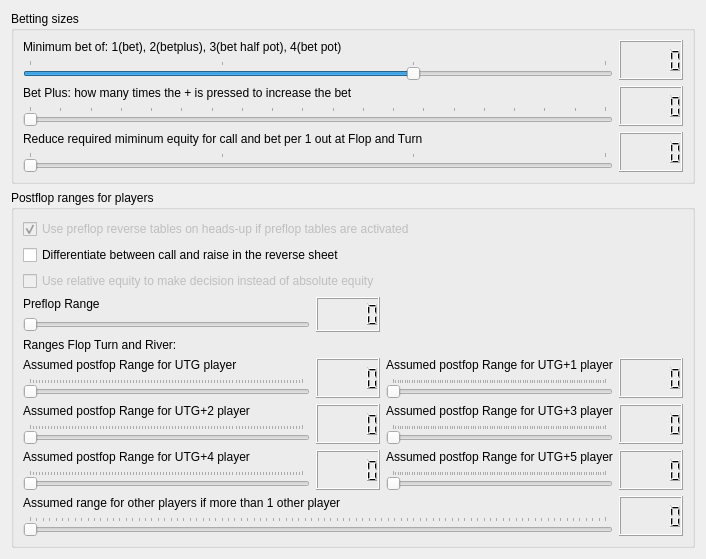
     <widget class="QWidget" name="tab_3">
      <attribute name="title">
       <string>Betting and Ranges</string>
      </attribute>
      <layout class="QGridLayout" name="gridLayout_15">
       <item row="0" column="0">
        <widget class="QGroupBox" name="groupBox_14">
         <property name="title">
          <string>Betting sizes</string>
         </property>
         <layout class="QGridLayout" name="gridLayout_11">
          <item row="1" column="0">
           <layout class="QHBoxLayout" name="horizontalLayout_5">
            <item>
             <layout class="QVBoxLayout" name="verticalLayout_14">
              <item>
               <widget class="QLabel" name="label_20">
                <property name="text">
                 <string>Bet Plus: how many times the + is pressed to increase the bet</string>
                </property>
               </widget>
              </item>
              <item>
               <widget class="QSlider" name="BetPlusInc">
                <property name="mouseTracking">
                 <bool>false</bool>
                </property>
                <property name="toolTip">
                 <string>&lt;html&gt;&lt;head/&gt;&lt;body&gt;&lt;p&gt;When the bot decides a simple press on the bet button is not enough, it can do a 'betPlus'. That means it will shift the slider to the right with x clicks and then only press the bet button. Here you can adjust how many times it should click to slide the slider to the right to increase the bet size.&lt;/p&gt;&lt;/body&gt;&lt;/html&gt;</string>
                </property>
                <property name="minimum">
                 <number>1</number>
                </property>
                <property name="maximum">
                 <number>20</number>
                </property>
                <property name="pageStep">
                 <number>1</number>
                </property>
                <property name="orientation">
                 <enum>Qt::Horizontal</enum>
                </property>
                <property name="tickPosition">
                 <enum>QSlider::TicksAbove</enum>
                </property>
               </widget>
              </item>
             </layout>
            </item>
            <item>
             <widget class="QLCDNumber" name="lcdNumber_56"/>
            </item>
           </layout>
          </item>
          <item row="2" column="0">
           <layout class="QHBoxLayout" name="horizontalLayout_7">
            <item>
             <layout class="QVBoxLayout" name="verticalLayout_16">
              <item>
               <widget class="QLabel" name="label_24">
                <property name="text">
                 <string>Reduce required miminum equity for call and bet per 1 out at Flop and Turn</string>
                </property>
               </widget>
              </item>
              <item>
               <widget class="QSlider" name="out_multiplier">
                <property name="mouseTracking">
                 <bool>false</bool>
                </property>
                <property name="toolTip">
                 <string>&lt;html&gt;&lt;head/&gt;&lt;body&gt;&lt;p&gt;When the bot decides a simple press on the bet button is not enough, it can do a 'betPlus'. That means it will shift the slider to the right with x clicks and then only press the bet button. Here you can adjust how many times it should click to slide the slider to the right to increase the bet size.&lt;/p&gt;&lt;/body&gt;&lt;/html&gt;</string>
                </property>
                <property name="minimum">
                 <number>0</number>
                </property>
                <property name="maximum">
                 <number>3</number>
                </property>
                <property name="pageStep">
                 <number>1</number>
                </property>
                <property name="orientation">
                 <enum>Qt::Horizontal</enum>
                </property>
                <property name="tickPosition">
                 <enum>QSlider::TicksAbove</enum>
                </property>
               </widget>
              </item>
             </layout>
            </item>
            <item>
             <widget class="QLCDNumber" name="lcdNumber_69"/>
            </item>
           </layout>
          </item>
          <item row="0" column="0">
           <layout class="QHBoxLayout" name="horizontalLayout_19">
            <item>
             <layout class="QVBoxLayout" name="verticalLayout_52">
              <item>
               <widget class="QLabel" name="label_21">
                <property name="text">
                 <string>Minimum bet of: 1(bet), 2(betplus), 3(bet half pot), 4(bet pot)</string>
                </property>
               </widget>
              </item>
              <item>
               <widget class="QSlider" name="minimum_bet_size">
                <property name="enabled">
                 <bool>true</bool>
                </property>
                <property name="mouseTracking">
                 <bool>false</bool>
                </property>
                <property name="toolTip">
                 <string>&lt;html&gt;&lt;head/&gt;&lt;body&gt;&lt;p&gt;This impacts the amount the bot will bet after the flop. You can set it to 3 if you only want it to bet at least half a pot, even though he would bet only bet or betPlus&lt;/p&gt;&lt;/body&gt;&lt;/html&gt;</string>
                </property>
                <property name="minimum">
                 <number>1</number>
                </property>
                <property name="maximum">
                 <number>4</number>
                </property>
                <property name="pageStep">
                 <number>1</number>
                </property>
                <property name="value">
                 <number>3</number>
                </property>
                <property name="orientation">
                 <enum>Qt::Horizontal</enum>
                </property>
                <property name="tickPosition">
                 <enum>QSlider::TicksAbove</enum>
                </property>
               </widget>
              </item>
             </layout>
            </item>
            <item>
             <widget class="QLCDNumber" name="lcdNumber_106"/>
            </item>
           </layout>
          </item>
         </layout>
        </widget>
       </item>
       <item row="1" column="0">
        <widget class="QGroupBox" name="groupBox_13">
         <property name="title">
          <string>Postflop ranges for players</string>
         </property>
         <layout class="QGridLayout" name="gridLayout_14">
          <item row="9" column="1">
           <layout class="QHBoxLayout" name="horizontalLayout_12">
            <item>
             <layout class="QVBoxLayout" name="verticalLayout_21">
              <item>
               <widget class="QLabel" name="label_28">
                <property name="text">
                 <string>Assumed postfop Range for UTG+1 player</string>
                </property>
               </widget>
              </item>
              <item>
               <widget class="QSlider" name="range_utg1">
                <property name="enabled">
                 <bool>true</bool>
                </property>
                <property name="mouseTracking">
                 <bool>false</bool>
                </property>
                <property name="toolTip">
                 <string>&lt;html&gt;&lt;head/&gt;&lt;body&gt;&lt;p&gt;For the calculation of the equity after the flop, the other players are given ranges. Here you can adjust the top% of preflop equity cards that the player is assumed to hold. 100% means he can hold any cards. &lt;/p&gt;&lt;/body&gt;&lt;/html&gt;</string>
                </property>
                <property name="minimum">
                 <number>10</number>
                </property>
                <property name="maximum">
                 <number>100</number>
                </property>
                <property name="pageStep">
                 <number>1</number>
                </property>
                <property name="orientation">
                 <enum>Qt::Horizontal</enum>
                </property>
                <property name="tickPosition">
                 <enum>QSlider::TicksAbove</enum>
                </property>
               </widget>
              </item>
             </layout>
            </item>
            <item>
             <widget class="QLCDNumber" name="lcdNumber_70"/>
            </item>
           </layout>
          </item>
          <item row="10" column="0">
           <layout class="QHBoxLayout" name="horizontalLayout_10">
            <item>
             <layout class="QVBoxLayout" name="verticalLayout_19">
              <item>
               <widget class="QLabel" name="label_26">
                <property name="text">
                 <string>Assumed postfop Range for UTG+2 player</string>
                </property>
               </widget>
              </item>
              <item>
               <widget class="QSlider" name="range_utg2">
                <property name="enabled">
                 <bool>true</bool>
                </property>
                <property name="mouseTracking">
                 <bool>false</bool>
                </property>
                <property name="toolTip">
                 <string>&lt;html&gt;&lt;head/&gt;&lt;body&gt;&lt;p&gt;For the calculation of the equity after the flop, the other players are given ranges. Here you can adjust the top% of preflop equity cards that the player is assumed to hold. 100% means he can hold any cards. &lt;/p&gt;&lt;/body&gt;&lt;/html&gt;</string>
                </property>
                <property name="minimum">
                 <number>10</number>
                </property>
                <property name="maximum">
                 <number>100</number>
                </property>
                <property name="pageStep">
                 <number>1</number>
                </property>
                <property name="orientation">
                 <enum>Qt::Horizontal</enum>
                </property>
                <property name="tickPosition">
                 <enum>QSlider::TicksAbove</enum>
                </property>
               </widget>
              </item>
             </layout>
            </item>
            <item>
             <widget class="QLCDNumber" name="lcdNumber_68"/>
            </item>
           </layout>
          </item>
          <item row="11" column="1">
           <layout class="QHBoxLayout" name="horizontalLayout_18">
            <item>
             <layout class="QVBoxLayout" name="verticalLayout_51">
              <item>
               <widget class="QLabel" name="label_56">
                <property name="text">
                 <string>Assumed postfop Range for UTG+5 player</string>
                </property>
               </widget>
              </item>
              <item>
               <widget class="QSlider" name="range_utg5">
                <property name="enabled">
                 <bool>true</bool>
                </property>
                <property name="mouseTracking">
                 <bool>false</bool>
                </property>
                <property name="toolTip">
                 <string>&lt;html&gt;&lt;head/&gt;&lt;body&gt;&lt;p&gt;For the calculation of the equity after the flop, the other players are given ranges. Here you can adjust the top% of preflop equity cards that the player is assumed to hold. 100% means he can hold any cards. &lt;/p&gt;&lt;/body&gt;&lt;/html&gt;</string>
                </property>
                <property name="minimum">
                 <number>10</number>
                </property>
                <property name="maximum">
                 <number>100</number>
                </property>
                <property name="pageStep">
                 <number>1</number>
                </property>
                <property name="orientation">
                 <enum>Qt::Horizontal</enum>
                </property>
                <property name="tickPosition">
                 <enum>QSlider::TicksAbove</enum>
                </property>
               </widget>
              </item>
             </layout>
            </item>
            <item>
             <widget class="QLCDNumber" name="lcdNumber_105"/>
            </item>
           </layout>
          </item>
          <item row="0" column="0" colspan="2">
           <widget class="QCheckBox" name="checkBox">
            <property name="enabled">
             <bool>false</bool>
            </property>
            <property name="text">
             <string>Use preflop reverse tables on heads-up if preflop tables are activated</string>
            </property>
            <property name="checkable">
             <bool>true</bool>
            </property>
            <property name="checked">
             <bool>true</bool>
            </property>
           </widget>
          </item>
          <item row="9" column="0">
           <layout class="QHBoxLayout" name="horizontalLayout_6">
            <item>
             <layout class="QVBoxLayout" name="verticalLayout_15">
              <item>
               <widget class="QLabel" name="label_22">
                <property name="text">
                 <string>Assumed postfop Range for UTG player</string>
                </property>
               </widget>
              </item>
              <item>
               <widget class="QSlider" name="range_utg0">
                <property name="enabled">
                 <bool>true</bool>
                </property>
                <property name="mouseTracking">
                 <bool>false</bool>
                </property>
                <property name="toolTip">
                 <string>&lt;html&gt;&lt;head/&gt;&lt;body&gt;&lt;p&gt;For the calculation of the equity after the flop, the other players are given ranges. Here you can adjust the top% of preflop equity cards that the player is assumed to hold. 100% means he can hold any cards. &lt;/p&gt;&lt;/body&gt;&lt;/html&gt;</string>
                </property>
                <property name="minimum">
                 <number>10</number>
                </property>
                <property name="maximum">
                 <number>100</number>
                </property>
                <property name="pageStep">
                 <number>1</number>
                </property>
                <property name="orientation">
                 <enum>Qt::Horizontal</enum>
                </property>
                <property name="tickPosition">
                 <enum>QSlider::TicksAbove</enum>
                </property>
               </widget>
              </item>
             </layout>
            </item>
            <item>
             <widget class="QLCDNumber" name="lcdNumber_64"/>
            </item>
           </layout>
          </item>
          <item row="2" column="0">
           <widget class="QCheckBox" name="differentiate_reverse_sheet">
            <property name="toolTip">
             <string/>
            </property>
            <property name="text">
             <string>Differentiate between call and raise in the reverse sheet</string>
            </property>
           </widget>
          </item>
          <item row="11" column="0">
           <layout class="QHBoxLayout" name="horizontalLayout_17">
            <item>
             <layout class="QVBoxLayout" name="verticalLayout_50">
              <item>
               <widget class="QLabel" name="label_55">
                <property name="text">
                 <string>Assumed postfop Range for UTG+4 player</string>
                </property>
               </widget>
              </item>
              <item>
               <widget class="QSlider" name="range_utg4">
                <property name="enabled">
                 <bool>true</bool>
                </property>
                <property name="mouseTracking">
                 <bool>false</bool>
                </property>
                <property name="toolTip">
                 <string>&lt;html&gt;&lt;head/&gt;&lt;body&gt;&lt;p&gt;For the calculation of the equity after the flop, the other players are given ranges. Here you can adjust the top% of preflop equity cards that the player is assumed to hold. 100% means he can hold any cards. &lt;/p&gt;&lt;/body&gt;&lt;/html&gt;</string>
                </property>
                <property name="minimum">
                 <number>10</number>
                </property>
                <property name="maximum">
                 <number>100</number>
                </property>
                <property name="pageStep">
                 <number>1</number>
                </property>
                <property name="orientation">
                 <enum>Qt::Horizontal</enum>
                </property>
                <property name="tickPosition">
                 <enum>QSlider::TicksAbove</enum>
                </property>
               </widget>
              </item>
             </layout>
            </item>
            <item>
             <widget class="QLCDNumber" name="lcdNumber_104"/>
            </item>
           </layout>
          </item>
          <item row="10" column="1">
           <layout class="QHBoxLayout" name="horizontalLayout_16">
            <item>
             <layout class="QVBoxLayout" name="verticalLayout_49">
              <item>
               <widget class="QLabel" name="label_54">
                <property name="text">
                 <string>Assumed postfop Range for UTG+3 player</string>
                </property>
               </widget>
              </item>
              <item>
               <widget class="QSlider" name="range_utg3">
                <property name="enabled">
                 <bool>true</bool>
                </property>
                <property name="mouseTracking">
                 <bool>false</bool>
                </property>
                <property name="toolTip">
                 <string>&lt;html&gt;&lt;head/&gt;&lt;body&gt;&lt;p&gt;For the calculation of the equity after the flop, the other players are given ranges. Here you can adjust the top% of preflop equity cards that the player is assumed to hold. 100% means he can hold any cards. &lt;/p&gt;&lt;/body&gt;&lt;/html&gt;</string>
                </property>
                <property name="minimum">
                 <number>10</number>
                </property>
                <property name="maximum">
                 <number>100</number>
                </property>
                <property name="pageStep">
                 <number>1</number>
                </property>
                <property name="orientation">
                 <enum>Qt::Horizontal</enum>
                </property>
                <property name="tickPosition">
                 <enum>QSlider::TicksAbove</enum>
                </property>
               </widget>
              </item>
             </layout>
            </item>
            <item>
             <widget class="QLCDNumber" name="lcdNumber_103"/>
            </item>
           </layout>
          </item>
          <item row="3" column="0">
           <widget class="QCheckBox" name="use_relative_equity">
            <property name="enabled">
             <bool>false</bool>
            </property>
            <property name="toolTip">
             <string>WIll use the equity of the preflop range divide by the actual equity as basis for decision</string>
            </property>
            <property name="text">
             <string>Use relative equity to make decision instead of absolute equity</string>
            </property>
           </widget>
          </item>
          <item row="12" column="0" colspan="2">
           <layout class="QHBoxLayout" name="horizontalLayout_22">
            <item>
             <layout class="QVBoxLayout" name="verticalLayout_71">
              <item>
               <widget class="QLabel" name="label_83">
                <property name="text">
                 <string>Assumed range for other players if more than 1 other player</string>
                </property>
               </widget>
              </item>
              <item>
               <widget class="QSlider" name="range_multiple_players">
                <property name="enabled">
                 <bool>true</bool>
                </property>
                <property name="mouseTracking">
                 <bool>false</bool>
                </property>
                <property name="toolTip">
                 <string>&lt;html&gt;&lt;head/&gt;&lt;body&gt;&lt;p&gt;For the calculation of the equity after the flop, the other players are given ranges. Here you can adjust the top% of preflop equity cards that the playesr are assumed to hold. 100% means they can hold any cards. &lt;/p&gt;&lt;/body&gt;&lt;/html&gt;</string>
                </property>
                <property name="minimum">
                 <number>10</number>
                </property>
                <property name="maximum">
                 <number>100</number>
                </property>
                <property name="pageStep">
                 <number>1</number>
                </property>
                <property name="orientation">
                 <enum>Qt::Horizontal</enum>
                </property>
                <property name="tickPosition">
                 <enum>QSlider::TicksAbove</enum>
                </property>
               </widget>
              </item>
             </layout>
            </item>
            <item>
             <widget class="QLCDNumber" name="lcdNumber_126"/>
            </item>
           </layout>
          </item>
          <item row="7" column="0">
           <widget class="QLabel" name="label_6">
            <property name="text">
             <string>Ranges Flop Turn and River:</string>
            </property>
           </widget>
          </item>
          <item row="4" column="1">
           <layout class="QHBoxLayout" name="horizontalLayout_2">
            <item>
             <layout class="QVBoxLayout" name="verticalLayout_7"/>
            </item>
           </layout>
          </item>
          <item row="4" column="0">
           <layout class="QHBoxLayout" name="horizontalLayout">
            <item>
             <layout class="QVBoxLayout" name="verticalLayout_18">
              <item>
               <widget class="QLabel" name="label_5">
                <property name="text">
                 <string>Preflop Range</string>
                </property>
               </widget>
              </item>
              <item>
               <widget class="QSlider" name="range_preflop">
                <property name="minimum">
                 <number>50</number>
                </property>
                <property name="maximum">
                 <number>100</number>
                </property>
                <property name="singleStep">
                 <number>50</number>
                </property>
                <property name="orientation">
                 <enum>Qt::Horizontal</enum>
                </property>
               </widget>
              </item>
             </layout>
            </item>
            <item>
             <layout class="QVBoxLayout" name="verticalLayout_20"/>
            </item>
            <item>
             <widget class="QLCDNumber" name="lcdNumber_6"/>
            </item>
           </layout>
          </item>
         </layout>
        </widget>
       </item>
      </layout>
      <widget class="QLabel" name="label_74">
       <property name="geometry">
        <rect>
         <x>9</x>
         <y>154</y>
         <width>16</width>
         <height>16</height>
        </rect>
       </property>
       <property name="font">
        <font>
         <weight>75</weight>
         <bold>true</bold>
        </font>
       </property>
       <property name="text">
        <string/>
       </property>
      </widget>
     </widget>
